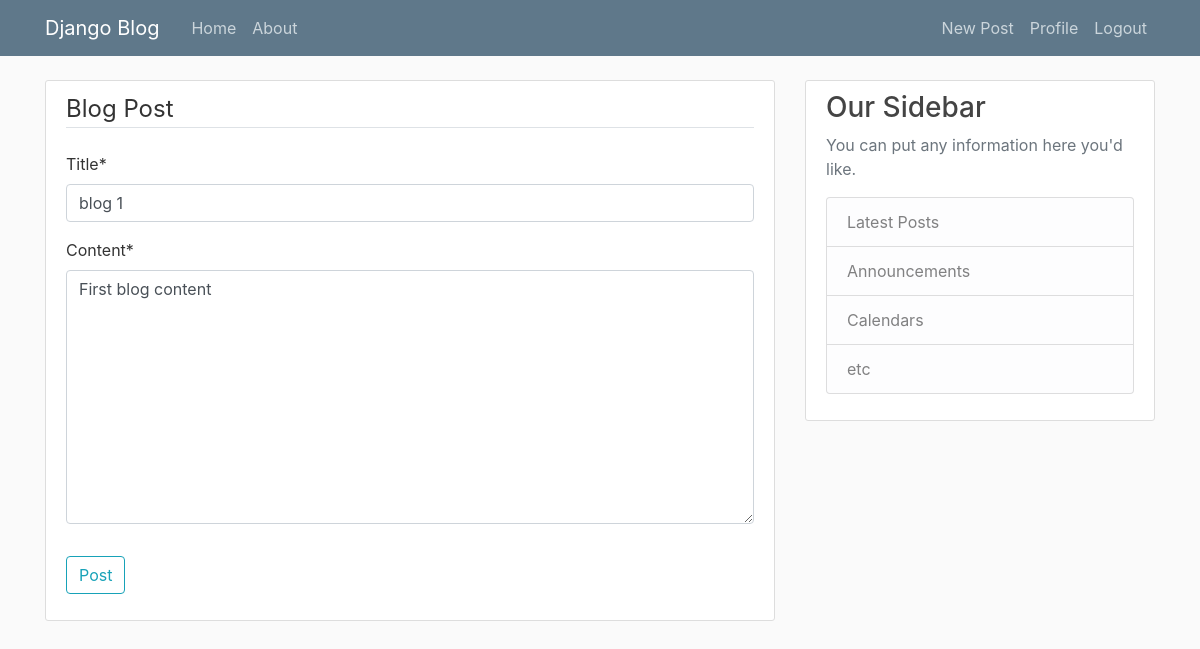
Page /post/1/update/ (signed in) on the earlier database version.
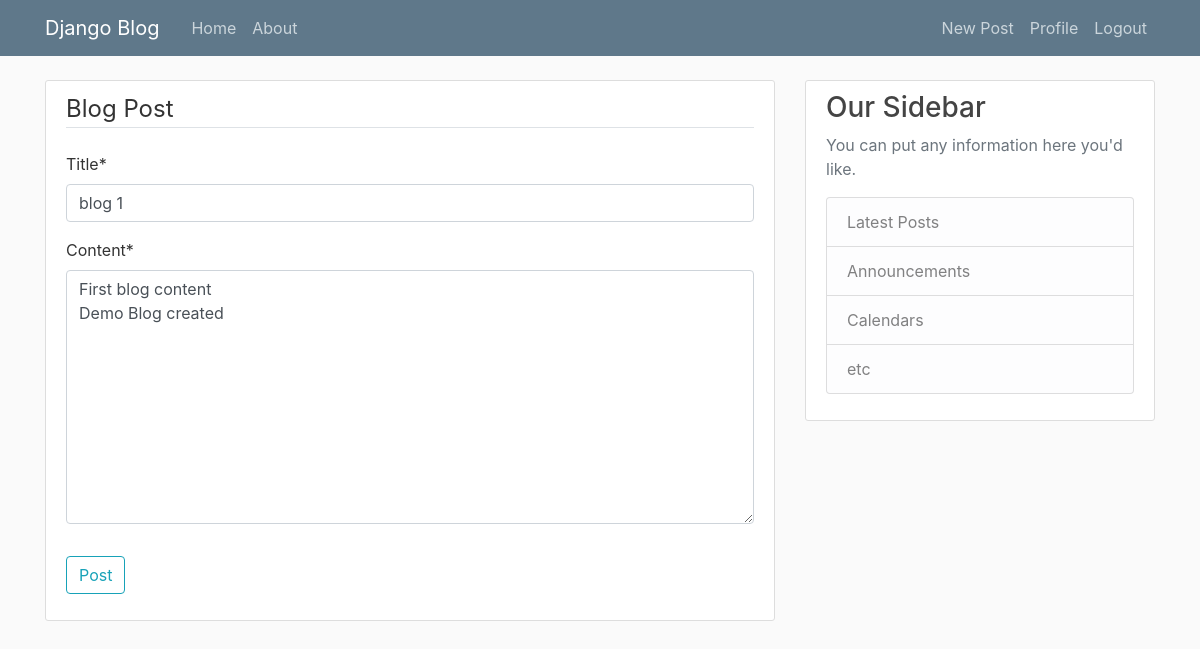
Same page on the later database version.
### blog/models.py (models this page shows, shortened)
class Post(models.Model):
    title = models.CharField(max_length=100)
    content = models.TextField()
    date_posted = models.DateTimeField(default=timezone.now)
    author = models.ForeignKey(User, on_delete=models.CASCADE)

### blog/views.py (the view, shortened to what this page needs)
# urls.py: path('post/<int:pk>/update/', PostUpdateView.as_view(), name='post-update'),
class PostUpdateView(LoginRequiredMixin, UserPassesTestMixin, UpdateView):
    model = Post
    fields = ['title', 'content']
    def test_func(self):
        post = self.get_object()
        if self.request.user == post.author:
            return True
        return False

### blog/templates/blog/post_form.html (shortened to what this page needs)
{% extends "blog/base.html" %}
{% load crispy_forms_tags %}
{% block content %}
    <div class="content-section">
        <form method="POST">
            <fieldset class="form-group">
                <legend class="border-bottom mb-4">Blog Post</legend>
                {{ form|crispy }}
            </fieldset>
            <div class="form-group">
                <button class="btn btn-outline-info" type="submit">Post</button>
            </div>
        </form>
    </div>
{% endblock content %}

Differences in the rows shown:
changed Post "blog 1": content "First blog content" → "First blog content Demo Blog created"
